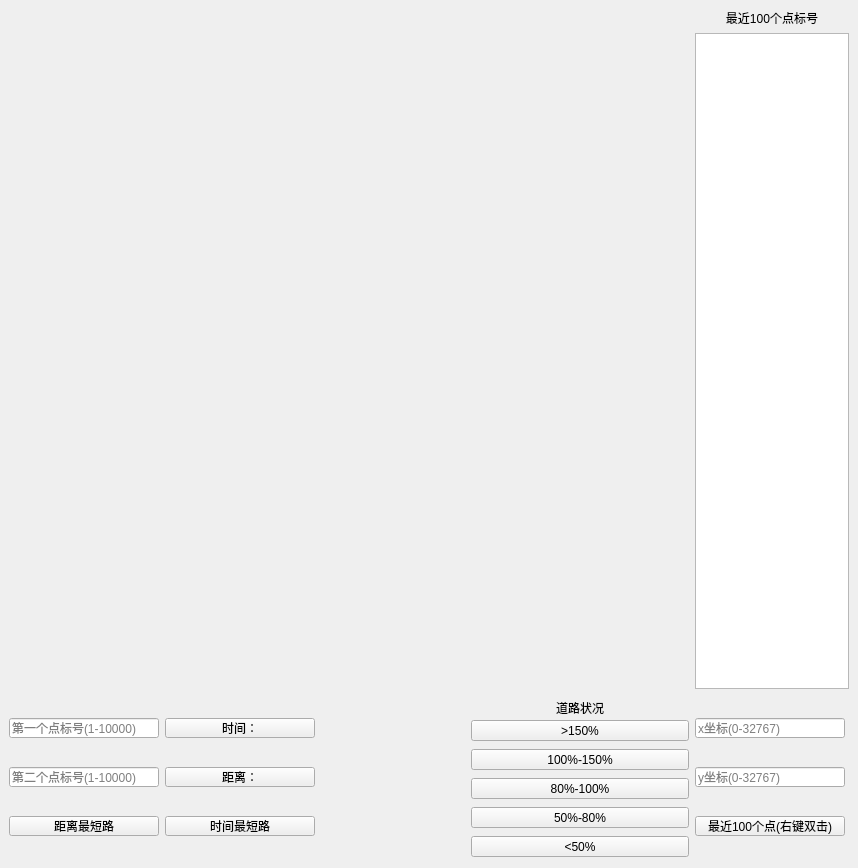
<?xml version="1.0" encoding="UTF-8"?>
<ui version="4.0">
 <class>MainWindow</class>
 <widget class="QMainWindow" name="MainWindow">
  <property name="geometry">
   <rect>
    <x>0</x>
    <y>0</y>
    <width>858</width>
    <height>868</height>
   </rect>
  </property>
  <property name="maximumSize">
   <size>
    <width>1024</width>
    <height>1024</height>
   </size>
  </property>
  <property name="windowTitle">
   <string>导航系统</string>
  </property>
  <property name="iconSize">
   <size>
    <width>1024</width>
    <height>1024</height>
   </size>
  </property>
  <widget class="QWidget" name="centralwidget">
   <layout class="QGridLayout" name="gridLayout">
    <item row="0" column="0" rowspan="2">
     <layout class="QVBoxLayout" name="verticalLayout_5">
      <property name="spacing">
       <number>0</number>
      </property>
      <property name="sizeConstraint">
       <enum>QLayout::SetMaximumSize</enum>
      </property>
      <item>
       <spacer name="horizontalSpacer">
        <property name="orientation">
         <enum>Qt::Horizontal</enum>
        </property>
        <property name="sizeType">
         <enum>QSizePolicy::Fixed</enum>
        </property>
        <property name="sizeHint" stdset="0">
         <size>
          <width>680</width>
          <height>680</height>
         </size>
        </property>
       </spacer>
      </item>
     </layout>
    </item>
    <item row="0" column="1">
     <widget class="QLabel" name="label">
      <property name="text">
       <string>最近100个点标号</string>
      </property>
      <property name="textFormat">
       <enum>Qt::AutoText</enum>
      </property>
      <property name="alignment">
       <set>Qt::AlignCenter</set>
      </property>
     </widget>
    </item>
    <item row="1" column="1">
     <widget class="QListView" name="listView">
      <property name="enabled">
       <bool>true</bool>
      </property>
      <property name="maximumSize">
       <size>
        <width>300</width>
        <height>680</height>
       </size>
      </property>
      <property name="editTriggers">
       <set>QAbstractItemView::NoEditTriggers</set>
      </property>
      <property name="spacing">
       <number>0</number>
      </property>
      <property name="modelColumn">
       <number>0</number>
      </property>
      <property name="wordWrap">
       <bool>false</bool>
      </property>
     </widget>
    </item>
    <item row="2" column="0">
     <layout class="QHBoxLayout" name="horizontalLayout">
      <item>
       <layout class="QVBoxLayout" name="verticalLayout_2">
        <item>
         <widget class="QLineEdit" name="inputx_2">
          <property name="minimumSize">
           <size>
            <width>100</width>
            <height>20</height>
           </size>
          </property>
          <property name="maximumSize">
           <size>
            <width>150</width>
            <height>20</height>
           </size>
          </property>
          <property name="placeholderText">
           <string>第一个点标号(1-10000)</string>
          </property>
         </widget>
        </item>
        <item>
         <widget class="QLineEdit" name="inputy_2">
          <property name="minimumSize">
           <size>
            <width>100</width>
            <height>20</height>
           </size>
          </property>
          <property name="maximumSize">
           <size>
            <width>150</width>
            <height>20</height>
           </size>
          </property>
          <property name="placeholderText">
           <string>第二个点标号(1-10000)</string>
          </property>
         </widget>
        </item>
        <item>
         <widget class="QPushButton" name="shortpt">
          <property name="sizePolicy">
           <sizepolicy hsizetype="Minimum" vsizetype="Fixed">
            <horstretch>0</horstretch>
            <verstretch>0</verstretch>
           </sizepolicy>
          </property>
          <property name="minimumSize">
           <size>
            <width>100</width>
            <height>20</height>
           </size>
          </property>
          <property name="maximumSize">
           <size>
            <width>150</width>
            <height>20</height>
           </size>
          </property>
          <property name="text">
           <string>距离最短路</string>
          </property>
         </widget>
        </item>
       </layout>
      </item>
      <item>
       <layout class="QVBoxLayout" name="verticalLayout_3">
        <item>
         <widget class="QToolButton" name="toolButton_7">
          <property name="sizePolicy">
           <sizepolicy hsizetype="Preferred" vsizetype="Fixed">
            <horstretch>0</horstretch>
            <verstretch>0</verstretch>
           </sizepolicy>
          </property>
          <property name="minimumSize">
           <size>
            <width>100</width>
            <height>20</height>
           </size>
          </property>
          <property name="maximumSize">
           <size>
            <width>150</width>
            <height>20</height>
           </size>
          </property>
          <property name="text">
           <string>时间：</string>
          </property>
         </widget>
        </item>
        <item>
         <widget class="QToolButton" name="toolButton_6">
          <property name="sizePolicy">
           <sizepolicy hsizetype="Preferred" vsizetype="Fixed">
            <horstretch>0</horstretch>
            <verstretch>0</verstretch>
           </sizepolicy>
          </property>
          <property name="minimumSize">
           <size>
            <width>100</width>
            <height>20</height>
           </size>
          </property>
          <property name="maximumSize">
           <size>
            <width>150</width>
            <height>20</height>
           </size>
          </property>
          <property name="text">
           <string>距离：</string>
          </property>
         </widget>
        </item>
        <item>
         <widget class="QPushButton" name="pushButton">
          <property name="sizePolicy">
           <sizepolicy hsizetype="Expanding" vsizetype="Fixed">
            <horstretch>0</horstretch>
            <verstretch>0</verstretch>
           </sizepolicy>
          </property>
          <property name="minimumSize">
           <size>
            <width>100</width>
            <height>20</height>
           </size>
          </property>
          <property name="maximumSize">
           <size>
            <width>150</width>
            <height>20</height>
           </size>
          </property>
          <property name="text">
           <string>时间最短路</string>
          </property>
         </widget>
        </item>
       </layout>
      </item>
      <item>
       <layout class="QVBoxLayout" name="verticalLayout_4">
        <item>
         <spacer name="verticalSpacer_2">
          <property name="orientation">
           <enum>Qt::Vertical</enum>
          </property>
          <property name="sizeHint" stdset="0">
           <size>
            <width>150</width>
            <height>40</height>
           </size>
          </property>
         </spacer>
        </item>
       </layout>
      </item>
      <item>
       <layout class="QVBoxLayout" name="verticalLayout_6">
        <item>
         <widget class="QLabel" name="label_2">
          <property name="minimumSize">
           <size>
            <width>150</width>
            <height>15</height>
           </size>
          </property>
          <property name="maximumSize">
           <size>
            <width>16777215</width>
            <height>10</height>
           </size>
          </property>
          <property name="text">
           <string>道路状况</string>
          </property>
          <property name="alignment">
           <set>Qt::AlignHCenter|Qt::AlignTop</set>
          </property>
         </widget>
        </item>
        <item>
         <widget class="QToolButton" name="toolButton">
          <property name="sizePolicy">
           <sizepolicy hsizetype="Preferred" vsizetype="Fixed">
            <horstretch>0</horstretch>
            <verstretch>0</verstretch>
           </sizepolicy>
          </property>
          <property name="text">
           <string>&gt;150%</string>
          </property>
         </widget>
        </item>
        <item>
         <widget class="QToolButton" name="toolButton_5">
          <property name="sizePolicy">
           <sizepolicy hsizetype="Preferred" vsizetype="Fixed">
            <horstretch>0</horstretch>
            <verstretch>0</verstretch>
           </sizepolicy>
          </property>
          <property name="text">
           <string>100%-150%</string>
          </property>
         </widget>
        </item>
        <item>
         <widget class="QToolButton" name="toolButton_4">
          <property name="sizePolicy">
           <sizepolicy hsizetype="Preferred" vsizetype="Fixed">
            <horstretch>0</horstretch>
            <verstretch>0</verstretch>
           </sizepolicy>
          </property>
          <property name="text">
           <string>80%-100%</string>
          </property>
         </widget>
        </item>
        <item>
         <widget class="QToolButton" name="toolButton_3">
          <property name="sizePolicy">
           <sizepolicy hsizetype="Preferred" vsizetype="Fixed">
            <horstretch>0</horstretch>
            <verstretch>0</verstretch>
           </sizepolicy>
          </property>
          <property name="text">
           <string>50%-80%</string>
          </property>
         </widget>
        </item>
        <item>
         <widget class="QToolButton" name="toolButton_2">
          <property name="sizePolicy">
           <sizepolicy hsizetype="Preferred" vsizetype="Fixed">
            <horstretch>0</horstretch>
            <verstretch>0</verstretch>
           </sizepolicy>
          </property>
          <property name="text">
           <string>&lt;50%</string>
          </property>
         </widget>
        </item>
       </layout>
      </item>
     </layout>
    </item>
    <item row="2" column="1">
     <layout class="QVBoxLayout" name="verticalLayout">
      <item>
       <widget class="QLineEdit" name="inputx">
        <property name="minimumSize">
         <size>
          <width>100</width>
          <height>20</height>
         </size>
        </property>
        <property name="maximumSize">
         <size>
          <width>150</width>
          <height>20</height>
         </size>
        </property>
        <property name="placeholderText">
         <string>x坐标(0-32767)</string>
        </property>
       </widget>
      </item>
      <item>
       <widget class="QLineEdit" name="inputy">
        <property name="sizePolicy">
         <sizepolicy hsizetype="Expanding" vsizetype="Fixed">
          <horstretch>0</horstretch>
          <verstretch>0</verstretch>
         </sizepolicy>
        </property>
        <property name="minimumSize">
         <size>
          <width>150</width>
          <height>20</height>
         </size>
        </property>
        <property name="maximumSize">
         <size>
          <width>100</width>
          <height>20</height>
         </size>
        </property>
        <property name="placeholderText">
         <string>y坐标(0-32767)</string>
        </property>
       </widget>
      </item>
      <item>
       <widget class="QPushButton" name="nearpt">
        <property name="minimumSize">
         <size>
          <width>100</width>
          <height>20</height>
         </size>
        </property>
        <property name="maximumSize">
         <size>
          <width>150</width>
          <height>20</height>
         </size>
        </property>
        <property name="text">
         <string>最近100个点(右键双击)</string>
        </property>
       </widget>
      </item>
     </layout>
    </item>
   </layout>
  </widget>
  <widget class="QMenuBar" name="menubar">
   <property name="geometry">
    <rect>
     <x>0</x>
     <y>0</y>
     <width>858</width>
     <height>23</height>
    </rect>
   </property>
  </widget>
 </widget>
 <resources/>
 <connections/>
</ui>
